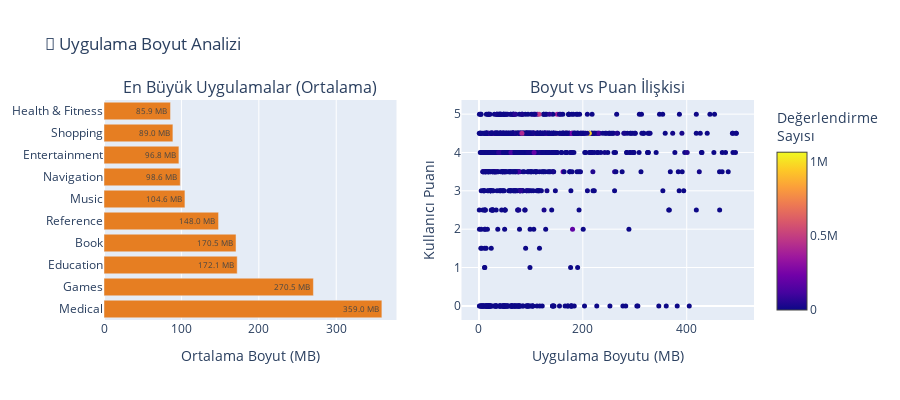

Write notebook code for a chart like this one.
### Markdown cell above
### 4.4 Uygulama Boyutu Analizi

### Code cell
# Boyut MB'a çevir
df_apps['size_mb'] = df_apps['size_bytes'] / (1024 * 1024)

# Kategori bazında ortalama boyut
category_sizes = df_apps.groupby('prime_genre')['size_mb'].mean().sort_values(ascending=False).head(10)

# Görselleştirme
fig = make_subplots(
    rows=1, cols=2,
    subplot_titles=('En Büyük Uygulamalar (Ortalama)', 'Boyut vs Puan İlişkisi')
)

# Bar chart
fig.add_trace(
    go.Bar(
        x=category_sizes.values,
        y=category_sizes.index,
        orientation='h',
        marker_color='#e67e22',
        text=[f'{x:.1f} MB' for x in category_sizes.values],
        textposition='auto'
    ),
    row=1, col=1
)

# Scatter plot
sample = df_apps[df_apps['size_mb'] < 500].sample(min(1000, len(df_apps)))
fig.add_trace(
    go.Scatter(
        x=sample['size_mb'],
        y=sample['user_rating'],
        mode='markers',
        marker=dict(
            size=5,
            color=sample['rating_count_tot'],
            colorscale='plasma',
            showscale=True,
            colorbar=dict(title='Değerlendirme<br>Sayısı')
        )
    ),
    row=1, col=2
)

fig.update_layout(
    title_text='💾 Uygulama Boyut Analizi',
    height=400,
    showlegend=False
)

fig.update_xaxes(title_text='Ortalama Boyut (MB)', row=1, col=1)
fig.update_xaxes(title_text='Uygulama Boyutu (MB)', row=1, col=2)
fig.update_yaxes(title_text='Kullanıcı Puanı', row=1, col=2)

fig.show()

### Figure 1 — Plotly figure (JSON) as saved in the notebook; plotly's stock layout.template omitted (floating-point values rounded to 4 significant figures; data arrays with more than 128 entries replaced by an {"elided": "..."} marker saying what was removed)
{"data": [{"marker": {"color": "#e67e22"}, "orientation": "h", "text": ["359.0 MB", "270.5 MB", "172.1 MB", "170.5 MB", "148.0 MB", "104.6 MB", "98.6 MB", "96.8 MB", "89.0 MB", "85.9 MB"], "textposition": "auto", "type": "bar", "x": [359.0, 270.5, 172.1, 170.5, 148.0, 104.6, 98.57, 96.78, 89.02, 85.93], "xaxis": "x", "y": ["Medical", "Games", "Education", "Book", "Reference", "Music", "Navigation", "Entertainment", "Shopping", "Health & Fitness"], "yaxis": "y"}, {"marker": {"color": {"elided": "1000 int values"}, "colorbar": {"title": {"text": "Değerlendirme<br>Sayısı"}}, "colorscale": [[0, "#0d0887"], [0.1111, "#46039f"], [0.2222, "#7201a8"], [0.3333, "#9c179e"], [0.4444, "#bd3786"], [0.5556, "#d8576b"], [0.6667, "#ed7953"], [0.7778, "#fb9f3a"], [0.8889, "#fdca26"], [1, "#f0f921"]], "showscale": true, "size": 5}, "mode": "markers", "type": "scatter", "x": {"elided": "1000 float values"}, "xaxis": "x2", "y": {"elided": "1000 float values"}, "yaxis": "y2"}], "layout": {"annotations": [{"font": {"size": 16}, "showarrow": false, "text": "En Büyük Uygulamalar (Ortalama)", "x": 0.225, "xanchor": "center", "xref": "paper", "y": 1, "yanchor": "bottom", "yref": "paper"}, {"font": {"size": 16}, "showarrow": false, "text": "Boyut vs Puan İlişkisi", "x": 0.775, "xanchor": "center", "xref": "paper", "y": 1, "yanchor": "bottom", "yref": "paper"}], "height": 400, "showlegend": false, "title": {"text": "💾 Uygulama Boyut Analizi"}, "xaxis": {"anchor": "y", "domain": [0, 0.45], "title": {"text": "Ortalama Boyut (MB)"}}, "xaxis2": {"anchor": "y2", "domain": [0.55, 1], "title": {"text": "Uygulama Boyutu (MB)"}}, "yaxis": {"anchor": "x", "domain": [0, 1]}, "yaxis2": {"anchor": "x2", "domain": [0, 1], "title": {"text": "Kullanıcı Puanı"}}}}
